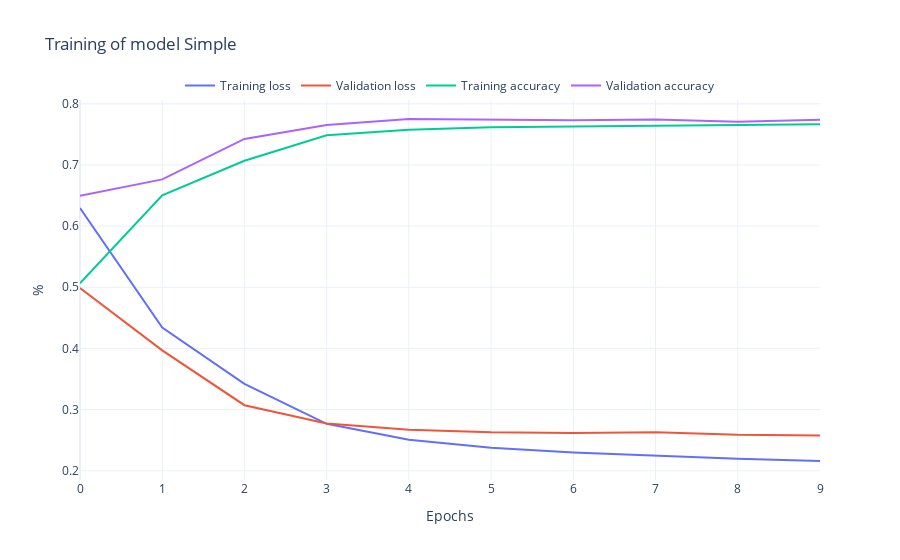

The code cell stored with this chart in its notebook:
### Markdown cell above
#### Plot the training and validation loss

### Code cell
rst.plot_history(history_simple, "Simple")

### Figure 1 — Plotly figure (JSON) as saved in the notebook; plotly's stock layout.template omitted (floating-point values rounded to 4 significant figures)
{"data": [{"mode": "lines", "name": "Training loss", "type": "scatter", "y": [0.6296, 0.434, 0.342, 0.2767, 0.2505, 0.2375, 0.2299, 0.2242, 0.2194, 0.2159]}, {"mode": "lines", "name": "Validation loss", "type": "scatter", "y": [0.4986, 0.3968, 0.3071, 0.2772, 0.2668, 0.2628, 0.2618, 0.2628, 0.2586, 0.2576]}, {"mode": "lines", "name": "Training accuracy", "type": "scatter", "y": [0.5065, 0.6502, 0.7068, 0.7485, 0.7575, 0.7616, 0.7631, 0.7647, 0.7652, 0.7665]}, {"mode": "lines", "name": "Validation accuracy", "type": "scatter", "y": [0.6496, 0.6764, 0.7425, 0.7654, 0.7751, 0.7739, 0.773, 0.7742, 0.7706, 0.7739]}], "layout": {"legend": {"bgcolor": "rgba(255,255,255,0.5)", "orientation": "h", "x": 0.5, "xanchor": "center", "y": 1, "yanchor": "bottom"}, "title": {"text": "Training of model Simple"}, "xaxis": {"title": {"text": "Epochs"}}, "yaxis": {"title": {"text": "%"}}}}
